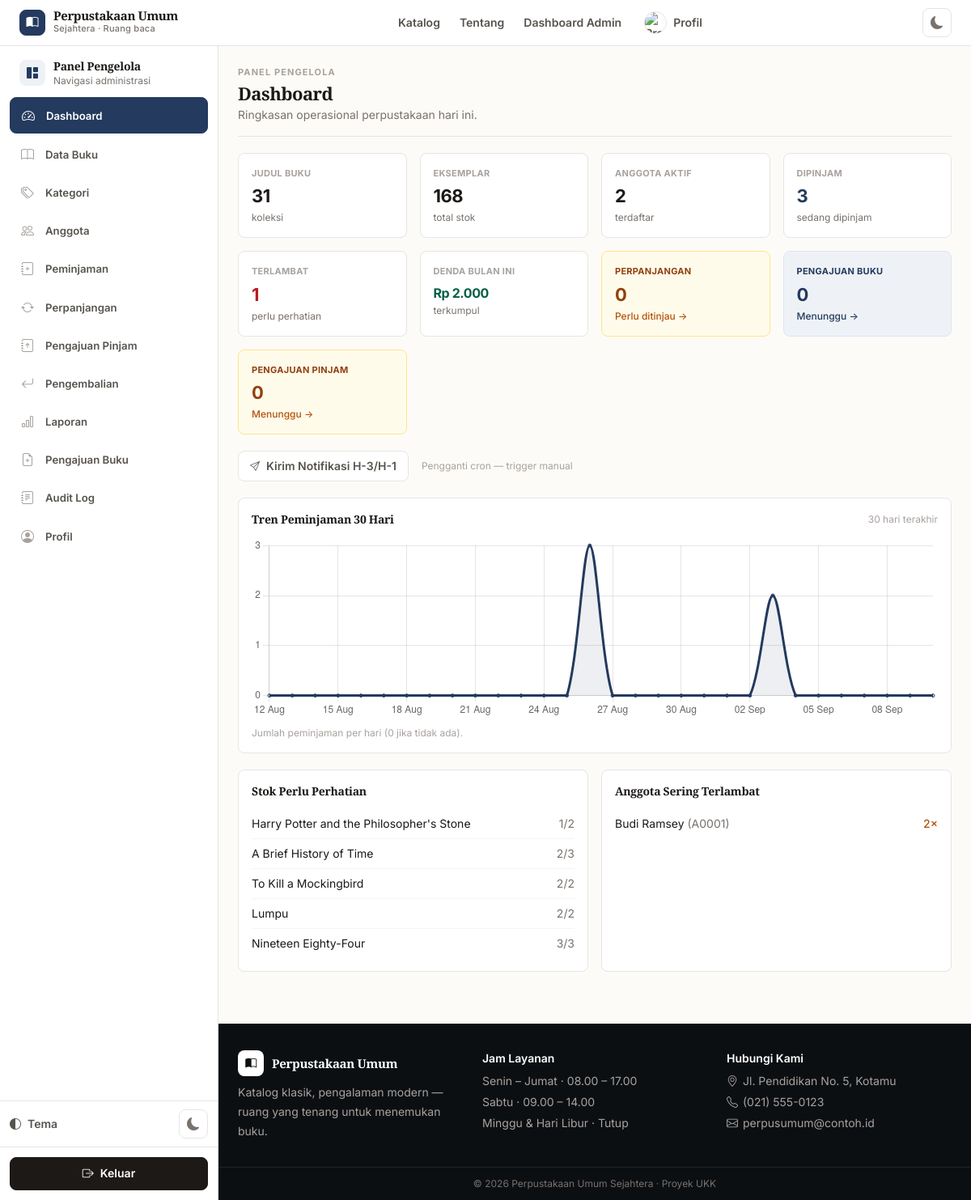
/admin/dashboard.php (signed in), run on an earlier commit of the app's database.
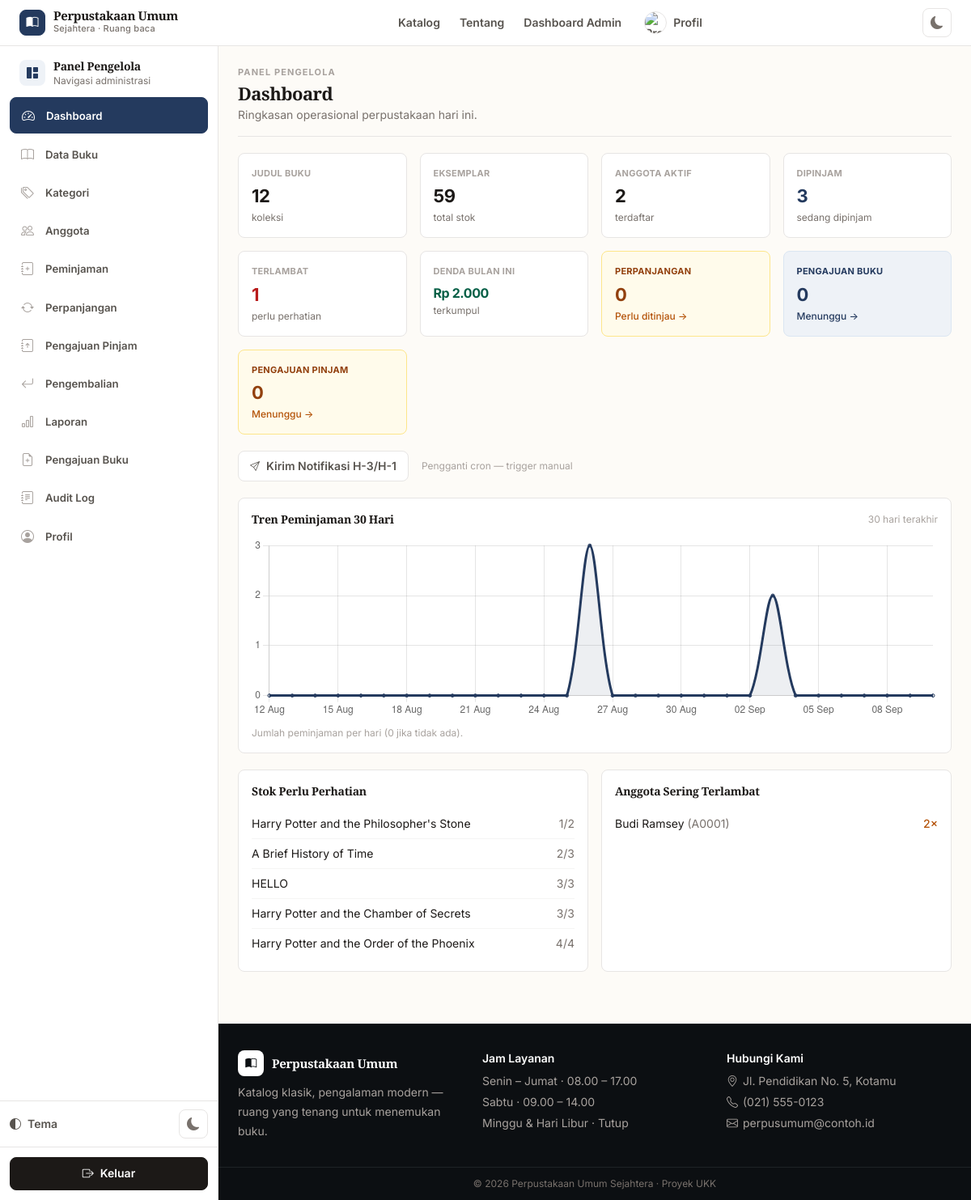
And on a later commit of the database.
### tables this page shows
CREATE TABLE `buku` (
  `id_buku` int NOT NULL,
  `kode_buku` varchar(20) NOT NULL,
  `isbn` varchar(30) DEFAULT NULL,
  `judul` varchar(200) NOT NULL,
  `penulis` varchar(150) NOT NULL,
  `penerbit` varchar(150) DEFAULT NULL,
  `tahun_terbit` year DEFAULT NULL,
  `id_kategori` int DEFAULT NULL,
  `deskripsi` text,
  `cover` varchar(255) DEFAULT NULL,
  `stok` int NOT NULL DEFAULT '0',
  `tersedia` int NOT NULL DEFAULT '0',
  `is_arsip` tinyint(1) NOT NULL DEFAULT '0',
  `arsip_at` datetime DEFAULT NULL,
  `lokasi_rak` varchar(50) DEFAULT NULL,
  `created_at` timestamp NOT NULL DEFAULT CURRENT_TIMESTAMP
);

### includes/functions.php (called while the page is built, shortened)
<?php
function e($string) {
    return htmlspecialchars($string ?? '', ENT_QUOTES, 'UTF-8');
}

### admin/dashboard.php (the view, shortened to what the rows shown need)
<?php
require_once __DIR__ . '/../config/bootstrap.php';
$stmt = $pdo->query("SELECT judul, stok, tersedia FROM buku ORDER BY tersedia ASC, stok DESC LIMIT 5");
$stok_menipis = $stmt->fetchAll();
$chart_raw = $pdo->query("SELECT DATE(tanggal_pinjam) AS tgl, COUNT(*) AS jumlah FROM peminjaman WHERE tanggal_pinjam >= (CURDATE() - INTERVAL 30 DAY) GROUP BY DATE(tanggal_pinjam) ORDER BY tgl")->fetchAll(PDO::FETCH_KEY_PAIR);
$chart_labels = [];
$chart_values = [];
for ($i = 29; $i >= 0; $i--) {
    $d = date('Y-m-d', strtotime("-$i days"));
    $chart_labels[] = date('d M', strtotime($d));
    $chart_values[] = (int)($chart_raw[$d] ?? 0);
}
require_once __DIR__ . '/../includes/header.php';
?>
<div class="mb-5 border-b pb-4" style="border-color: var(--border)">
  <h1 class="font-display text-[22px] font-bold tracking-tight mt-1" style="color: var(--text)">Dashboard</h1>
</div>
<div class="bg-white rounded-lg border p-4 mb-5" style="border-color: var(--border)">
  <div class="flex items-center justify-between mb-3">
    <h2 class="font-display font-semibold text-sm" style="color: var(--text)">Tren Peminjaman 30 Hari</h2>
  </div>
</div>
<div class="grid grid-cols-1 lg:grid-cols-2 gap-4">
  <div class="bg-white rounded-lg border p-4" style="border-color: var(--border)">
    <h2 class="font-semibold text-sm mb-3" style="color: var(--text)">Stok Perlu Perhatian</h2>
    <?php if (empty($stok_menipis)): ?>
      <p class="text-sm" style="color: var(--text-faint)">Belum ada data.</p>
    <?php else: ?>
      <ul class="divide-y" style="border-color: var(--border-faint)">
        <?php foreach ($stok_menipis as $b): ?>
          <li class="py-2 flex justify-between text-sm" style="border-color: var(--border-faint)">
            <span style="color: var(--text)"><?= e($b['judul']) ?></span>
            <span class="<?= $b['tersedia'] == 0 ? 'text-red-600 font-semibold' : '' ?>" style="<?= $b['tersedia'] == 0 ? '' : 'color: var(--text-faint)' ?>"><?= (int)$b['tersedia'] ?>/<?= (int)$b['stok'] ?></span>
          </li>
        <?php endforeach; ?>
      </ul>
    <?php endif; ?>
  </div>
  <div class="bg-white rounded-lg border p-4" style="border-color: var(--border)">
    <h2 class="font-semibold text-sm mb-3" style="color: var(--text)">Anggota Sering Terlambat</h2>
  </div>
</div>
<script>
(function(){
  try {
    if (typeof Chart === 'undefined') return;
    var ctx = document.getElementById('peminjamanChart');
    if (!ctx) return;
    var labels = <?= json_encode($chart_labels, JSON_UNESCAPED_UNICODE) ?>;
    var values = <?= json_encode($chart_values) ?>;
    new Chart(ctx, {
      type: 'line',
      data: {
        labels: labels,
        datasets: [{
          label: 'Peminjaman',
          data: values,
          borderColor: '#243a5e',
          backgroundColor: 'rgba(36,58,94,0.08)',
          tension: 0.3,
          fill: true,
          pointRadius: 2,
          pointHoverRadius: 5
        }]
      },
      options: {
        responsive: true,
        maintainAspectRatio: false,
        plugins: { legend: { display: false } },
        scales: {
          y: { beginAtZero: true, ticks: { precision: 0 } },
          x: { ticks: { maxRotation: 45, minRotation: 0, maxTicksLimit: 10 } }
        }
      }
    });
  } catch(e) { console.warn('Chart gagal:', e); }
})();
</script>
<?php require_once __DIR__ . '/../includes/footer.php'; ?>

What changed in the data, as far as the page shows it:
removed buku: judul "To Kill a Mockingbird", tersedia "2", stok "2"
removed buku: judul "Lumpu", tersedia "2", stok "2"
removed buku: judul "Nineteen Eighty-Four", tersedia "3", stok "3"
now on this page (row unchanged): buku: judul "HELLO", tersedia "3", stok "3"
now on this page (row unchanged): buku: judul "Harry Potter and the Chamber of Secrets", tersedia "3", stok "3"
now on this page (row unchanged): buku: judul "Harry Potter and the Order of the Phoenix", tersedia "4", stok "4"
Also different on the page:
$total_judul: "31" → "12"
$total_buku: "168" → "59"
